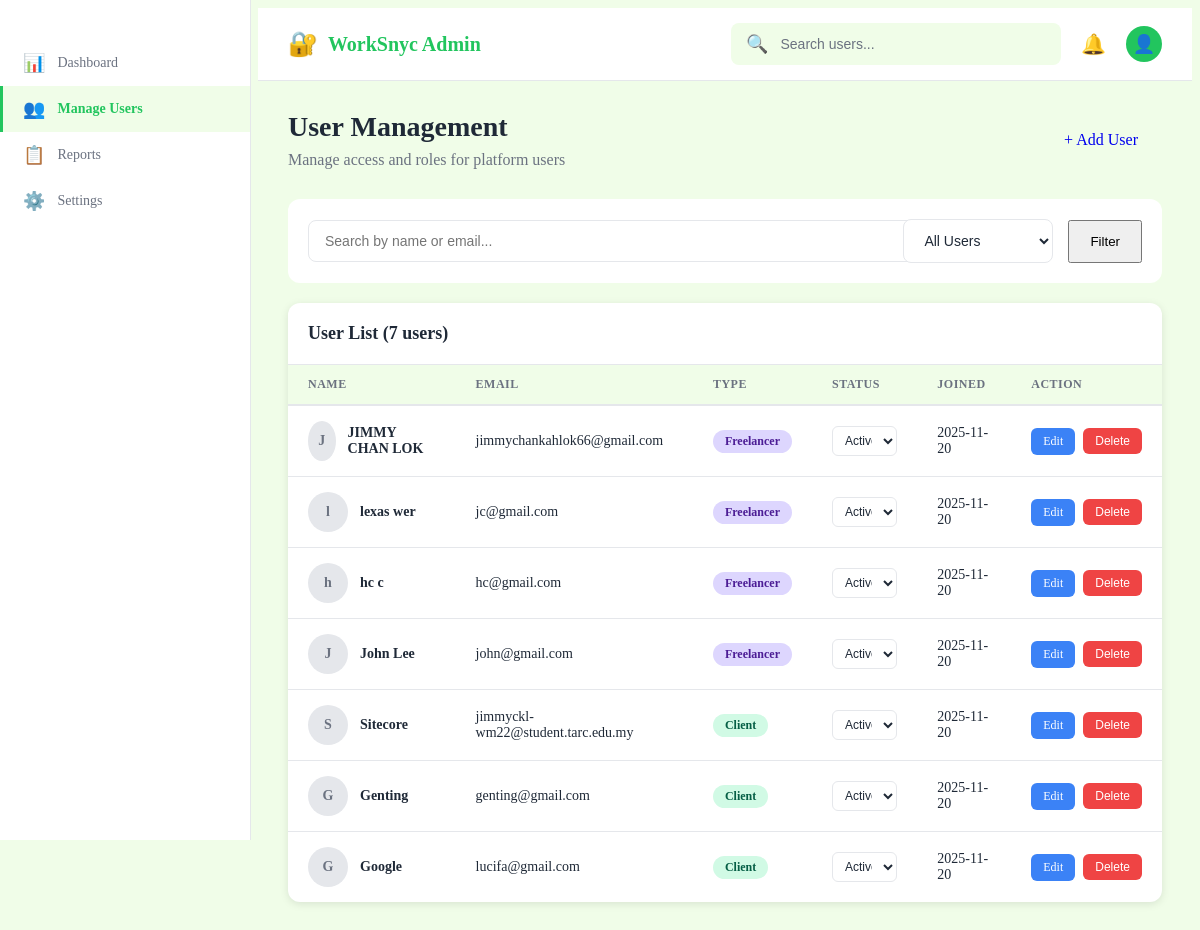
The app's page /page/admin_manage_users.php (signed in) with its own data.
### tables this page shows
CREATE TABLE
  `freelancer` (
    `FreelancerID` int (11) NOT NULL,
    `FirstName` varchar(100) DEFAULT NULL,
    `LastName` varchar(100) DEFAULT NULL,
    `Email` varchar(255) DEFAULT NULL,
    `Password` varchar(255) DEFAULT NULL,
    `PhoneNo` varchar(50) DEFAULT NULL,
    `ProfilePicture` varchar(500) DEFAULT NULL,
    `Status` varchar(50) DEFAULT NULL,
    `Address` text DEFAULT NULL,
    `Experience` text DEFAULT NULL,
    `Education` text DEFAULT NULL,
    `SocialMediaURL` varchar(255) DEFAULT NULL,
    `Bio` text DEFAULT NULL,
    `Rating` decimal(3, 2) DEFAULT NULL,
    `TotalEarned` decimal(10, 2) DEFAULT NULL,
    `JoinedDate` timestamp NOT NULL DEFAULT current_timestamp(),
    `isDelete` tinyint (1) DEFAULT 0
  );

CREATE TABLE
  `client` (
    `ClientID` int (11) NOT NULL,
    `CompanyName` varchar(255) DEFAULT NULL,
    `Description` text DEFAULT NULL,
    `Email` varchar(255) DEFAULT NULL,
    `Password` varchar(255) DEFAULT NULL,
    `PhoneNo` varchar(50) DEFAULT NULL,
    `ProfilePicture` varchar(500) DEFAULT NULL,
    `Status` varchar(50) DEFAULT NULL,
    `Address` text DEFAULT NULL,
    `JoinedDate` timestamp NOT NULL DEFAULT current_timestamp(),
    `isDelete` tinyint (1) DEFAULT 0
  );

### page/admin_manage_users.php (the view, shortened to what this page needs)
<?php
$conn = getDBConnection();
$filter_type = $_GET['type'] ?? 'all';
$search_query = $_GET['search'] ?? '';
$freelancer_query = "SELECT FreelancerID, FirstName, LastName, Email, Status, JoinedDate FROM freelancer";
$client_query = "SELECT ClientID, CompanyName as Name, Email, Status, JoinedDate FROM client";
$users = [];
if ($filter_type === 'all') {
    $freelancer_result = $conn->query($freelancer_query);
    $client_result = $conn->query($client_query);
    if ($freelancer_result) {
        while ($row = $freelancer_result->fetch_assoc()) {
            $row['type'] = 'freelancer';
            $row['created'] = date('Y-m-d', strtotime($row['JoinedDate']));
            $row['Name'] = $row['FirstName'] . ' ' . $row['LastName'];
            $users[] = $row;
        }
    }
    if ($client_result) {
        while ($row = $client_result->fetch_assoc()) {
            $row['type'] = 'client';
            $row['created'] = date('Y-m-d', strtotime($row['JoinedDate']));
            $users[] = $row;
        }
    }
}
?>
<!DOCTYPE html>
<html lang="en">
<head>
    <link rel="stylesheet" href="../assets/css/admin.css">
</head>
<body class="admin-layout">
    <div class="admin-sidebar">
        <?php include '../includes/admin_sidebar.php'; ?>
    </div>
    <div class="admin-layout-wrapper">
        <?php include '../includes/admin_header.php'; ?>
        <main class="admin-main-content">
            <div class="dashboard-container">
                <div class="dashboard-header" style="display: flex; justify-content: space-between; align-items: center;">
                    <div>
                        <h1>User Management</h1>
                        <p>Manage access and roles for platform users</p>
                    </div>
                    <a href="add_user.php" class="btn-signin" style="padding: 12px 24px; text-decoration: none; display: inline-block; border-radius: 8px; margin: 0;">+ Add User</a>
                </div>
                <div style="background-color: white; padding: 20px; border-radius: 12px; margin-bottom: 20px; display: flex; gap: 15px; align-items: center;">
                    <form method="GET" action="admin_manage_users.php" style="display: flex; gap: 15px; width: 100%; align-items: center;">
                        <div style="flex: 1;">
                            <input
                                type="text"
                                name="search"
                                placeholder="Search by name or email..."
                                class="form-control"
                                value="<?php echo htmlspecialchars($search_query); ?>"
                                style="margin: 0;">
                        </div>
                        <select name="type" class="form-control" style="flex: 0 1 150px; margin: 0;">
                            <option value="all" <?php echo $filter_type === 'all' ? 'selected' : ''; ?>>All Users</option>
                        </select>
                        <button type="submit" class="btn-signin" style="margin: 0; padding: 12px 20px; flex: 0 0 auto;">Filter</button>
                    </form>
                </div>
                <div class="table-container">
                    <div class="table-header">
                        <h2>User List (<?php echo count($users); ?> users)</h2>
                    </div>
                    <table>
                        <thead>
                            <tr>
                                <th>Name</th>
                                <th>Email</th>
                                <th>Type</th>
                                <th>Status</th>
                                <th>Joined</th>
                                <th>Action</th>
                            </tr>
                        </thead>
                        <tbody>
                            <?php if (count($users) > 0): ?>
                                <?php foreach ($users as $user): ?>
                                    <tr>
                                        <td>
                                            <div style="display: flex; align-items: center; gap: 12px;">
                                                <div style="width: 40px; height: 40px; border-radius: 50%; background-color: #e5e7eb; display: flex; align-items: center; justify-content: center; color: #6b7280; font-weight: 600;">
                                                    <?php echo substr($user['Name'] ?? '', 0, 1); ?>
                                                </div>
                                                <div>
                                                    <div style="font-weight: 600;"><?php echo htmlspecialchars($user['Name'] ?? ''); ?></div>
                                                </div>
                                            </div>
                                        </td>
                                        <td><?php echo htmlspecialchars($user['Email'] ?? ''); ?></td>
                                        <td>
                                            <span class="badge <?php echo $user['type'] === 'freelancer' ? 'badge-freelancer' : 'badge-client'; ?>">
                                                <?php echo ucfirst($user['type']); ?>
                                            </span>
                                        </td>
                                        <td>
                                            <form method="POST" action="admin_manage_users.php" style="display: inline;">
                                                <select name="status" class="form-control" onchange="this.form.submit();" style="padding: 6px 8px; font-size: 12px; border-radius: 6px; border: 1px solid var(--border-color);">
                                                    <option value="active" <?php echo ($user['Status'] ?? '') === 'active' ? 'selected' : ''; ?>>Active</option>
                                                </select>
                                            </form>
                                        </td>
                                        <td><?php echo date('Y-m-d', strtotime($user['created'] ?? 'now')); ?></td>
                                        <td>
                                            <div class="action-buttons">
                                                <a href="edit_user.php?id=<?php echo $user[$user['type'] === 'freelancer' ? 'FreelancerID' : 'ClientID']; ?>&type=<?php echo $user['type']; ?>" class="btn-sm" style="background-color: #3b82f6; color: white; text-decoration: none; padding: 6px 12px; border-radius: 6px;">Edit</a>
                                                <form method="POST" action="admin_manage_users.php" style="display: inline;" onsubmit="return confirm('Are you sure you want to delete this user?');">
                                                    <button type="submit" class="btn-sm btn-delete">Delete</button>
                                                </form>
                                            </div>
                                        </td>
                                    </tr>
                                <?php endforeach; ?>
                            <?php endif; ?>
                        </tbody>
                    </table>
                </div>
            </div>
        </main>
    </div>
</body>
</html>

### includes/admin_sidebar.php
<aside class="admin-sidebar">
    <div class="sidebar-content">
        <nav class="sidebar-nav">
            <ul class="nav-list">
                <li class="nav-item">
                    <a href="admin_dashboard.php" class="nav-link <?php echo (basename($_SERVER['PHP_SELF']) === 'admin_dashboard.php') ? 'active' : ''; ?>">
                        <span class="nav-icon">📊</span>
                        <span class="nav-label">Dashboard</span>
                    </a>
                </li>
                <li class="nav-item">
                    <a href="admin_manage_users.php" class="nav-link <?php echo (basename($_SERVER['PHP_SELF']) === 'admin_manage_users.php') ? 'active' : ''; ?>">
                        <span class="nav-icon">👥</span>
                        <span class="nav-label">Manage Users</span>
                    </a>
                </li>
                <li class="nav-item">
                    <a href="admin_dashboard.php" class="nav-link">
                        <span class="nav-icon">📋</span>
                        <span class="nav-label">Reports</span>
                    </a>
                </li>
                <li class="nav-item">
                    <a href="admin_dashboard.php" class="nav-link">
                        <span class="nav-icon">⚙️</span>
                        <span class="nav-label">Settings</span>
                    </a>
                </li>
            </ul>
        </nav>
    </div>
</aside>

### includes/admin_header.php (shortened to what this page needs)
<header class="admin-header">
    <div class="admin-header-left">
        <div class="admin-logo">
            <span class="logo-icon">🔐</span>
            <h1>WorkSnyc Admin</h1>
        </div>
    </div>
    <div class="admin-header-right">
        <div class="search-bar">
            <span class="search-icon">🔍</span>
            <input type="text" placeholder="Search users..." class="search-input">
        </div>
        <div class="header-actions">
            <span class="notification-icon">🔔</span>
            <div class="profile-dropdown">
                <div class="profile-avatar">👤</div>
            </div>
        </div>
    </div>
</header>

### records on screen
freelancer: Name "J", Name "JIMMY CHAN LOK", Email "jimmychankahlok66@gmail.com", type "Freelancer", status "Active", created "2025-11-20"
freelancer: Name "l", Name "lexas wer", Email "jc@gmail.com", type "Freelancer", status "Active", created "2025-11-20"
freelancer: Name "h", Name "hc c", Email "hc@gmail.com", type "Freelancer", status "Active", created "2025-11-20"
freelancer: Name "J", Name "John Lee", Email "john@gmail.com", type "Freelancer", status "Active", created "2025-11-20"
client: CompanyName "S", CompanyName "Sitecore", Email "jimmyckl-wm22@student.tarc.edu.my", type "Client", status "Active", created "2025-11-20"
client: CompanyName "G", CompanyName "Genting", Email "genting@gmail.com", type "Client", status "Active", created "2025-11-20"
client: CompanyName "G", CompanyName "Google", Email "lucifa@gmail.com", type "Client", status "Active", created "2025-11-20"

### other values on screen
count($users) "7"
